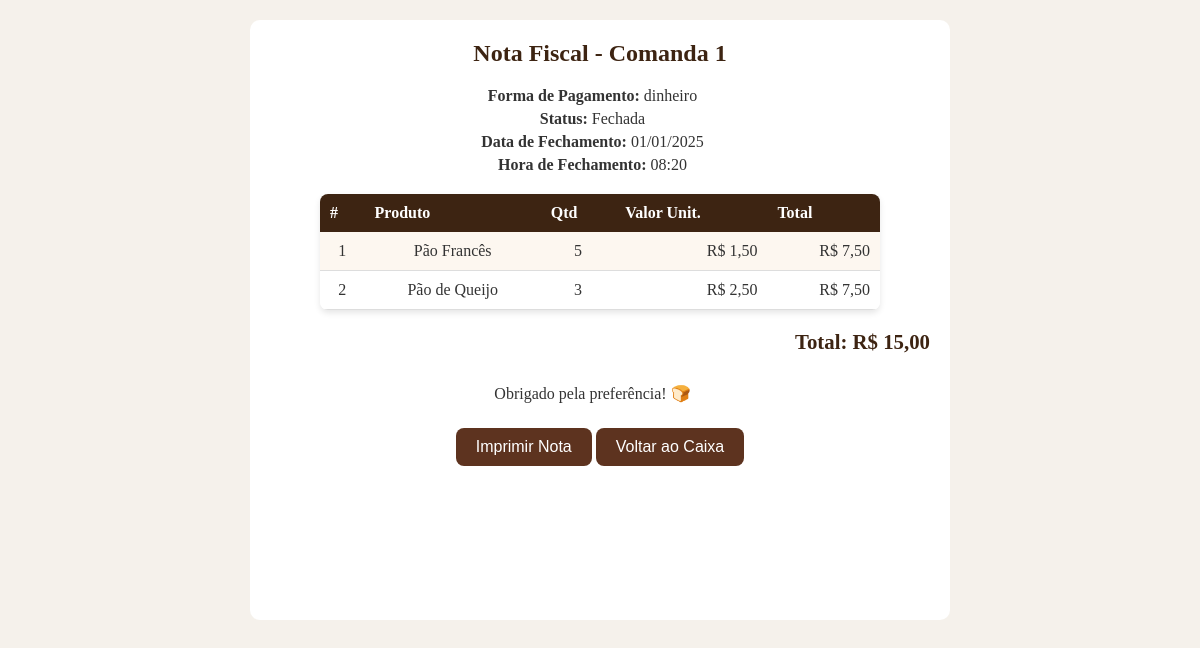
The page /php/nota_fiscal.php?id=1 (signed in) on the database as committed earlier.
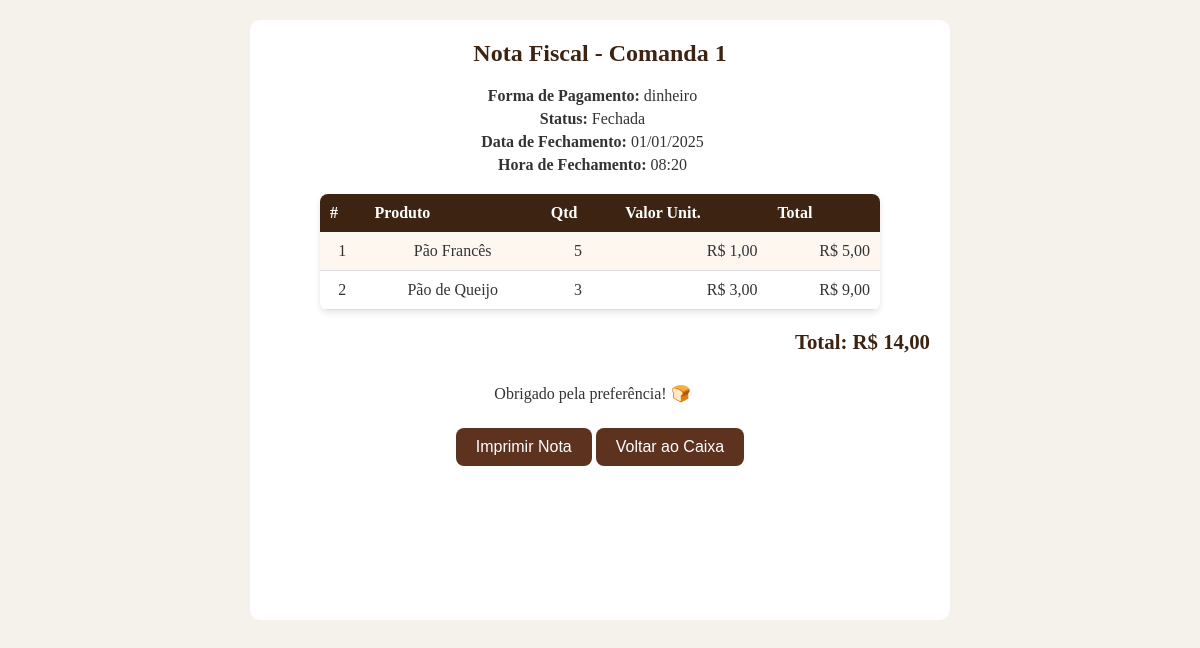
The same page on the database as committed later.
### tables this page shows
CREATE TABLE `comanda` (
  `id_comanda` int(11) NOT NULL,
  `id_funcionario` int(11) NOT NULL,
  `data_abertura` date DEFAULT NULL,
  `hora_abertura` time DEFAULT NULL,
  `data_fechamento` date DEFAULT NULL,
  `hora_fechamento` time DEFAULT NULL,
  `status` varchar(10) DEFAULT NULL,
  `forma_pagamento` varchar(50) DEFAULT NULL
);

CREATE TABLE `item_comanda` (
  `id_item_comanda` int(11) NOT NULL,
  `id_comanda` int(11) NOT NULL,
  `id_produto` int(11) NOT NULL,
  `quantidade` int(11) DEFAULT NULL,
  `observacao` varchar(100) DEFAULT NULL,
  `total` decimal(10,2) DEFAULT NULL
);

CREATE TABLE `produto` (
  `id_produto` int(11) NOT NULL,
  `id_fornecedor` int(11) NOT NULL,
  `nome_produto` varchar(80) DEFAULT NULL,
  `descricao` varchar(150) DEFAULT NULL,
  `preco` decimal(10,2) DEFAULT NULL,
  `unmedida` char(10) DEFAULT NULL,
  `validade` date DEFAULT NULL,
  `imagem_produto` longblob DEFAULT NULL,
  `quantidade_produto` varchar(255) DEFAULT NULL
);

### php/nota_fiscal.php (the view, shortened to what this page needs)
<?php
require_once "conexao.php";
$id_comanda = $_GET['id'] ?? null;
$stmt = $pdo->prepare("SELECT * FROM comanda WHERE id_comanda = :id");
$stmt->execute(['id' => $id_comanda]);
$comanda = $stmt->fetch(PDO::FETCH_ASSOC);
$stmtItens = $pdo->prepare("
    SELECT ic.id_item_comanda, ic.quantidade, ic.total, p.nome_produto, p.preco
    FROM item_comanda ic
    JOIN produto p ON ic.id_produto = p.id_produto
    WHERE ic.id_comanda = :id
");
$stmtItens->execute(['id' => $id_comanda]);
$itens = $stmtItens->fetchAll(PDO::FETCH_ASSOC);
$subtotal = 0;
foreach ($itens as $item) {
    $subtotal += $item['quantidade'] * $item['preco'];
}
?>
<!DOCTYPE html>
<html lang="pt-br">
<head>
</head>
<body>
<div class="box_nf">
<h2>Nota Fiscal - Comanda <?= htmlspecialchars($id_comanda) ?></h2>
<p><strong>Forma de Pagamento:</strong> <?= htmlspecialchars($comanda['forma_pagamento']) ?></p>
<p><strong>Status:</strong> <?= htmlspecialchars($comanda['status']) ?></p>
<p><strong>Data de Fechamento:</strong>
   <?= $comanda['data_fechamento']
        ? date('d/m/Y', strtotime($comanda['data_fechamento']))
        : '---' ?>
</p>
<p><strong>Hora de Fechamento:</strong>
   <?= $comanda['hora_fechamento']
        ? date('H:i', strtotime($comanda['hora_fechamento']))
        : '---' ?>
</p>
<table>
    <thead>
        <tr>
            <th>#</th>
            <th>Produto</th>
            <th>Qtd</th>
            <th>Valor Unit.</th>
            <th>Total</th>
        </tr>
    </thead>
    <tbody>
        <?php foreach ($itens as $index => $item): ?>
        <tr>
            <td><?= $index + 1 ?></td>
            <td><?= htmlspecialchars($item['nome_produto']) ?></td>
            <td><?= $item['quantidade'] ?></td>
            <td class="right">R$ <?= number_format($item['preco'], 2, ',', '.') ?></td>
            <td class="right">R$ <?= number_format($item['quantidade'] * $item['preco'], 2, ',', '.') ?></td>
        </tr>
        <?php endforeach; ?>
    </tbody>
</table>
<p class="total">Total: R$ <?= number_format($subtotal, 2, ',', '.') ?></p>
<div class="footer">
    <p>Obrigado pela preferência! 🍞</p>
    <button onclick="window.print()">Imprimir Nota</button>
    <button onclick="window.close()">Voltar ao Caixa</button>
</div>
</body>
</html>

### php/nota_fiscal.php (style rules this page uses)
body { font-family: 'Times New Roman'; margin: 20px; background-color: #f5f1eb; margin: 0; padding: 0; height: 100%; width: 100%; font-family: 'Times New Roman'; background-image: url('../img/fundo_padaria.png'); background-size: cover; background-repeat: no-repeat; background-position: center; display: flex; flex-direction: column; align-items: center; min-height: 100vh; overflow-x: hidden; color: #333; }
.box_nf { background-color: white; margin: 20px 10px; width: 700px; height: 600px; border-radius: 10px; text-align: center; float: center; }
h2 { text-align: center; color: #3D2412; margin-bottom: 20px; }
p { font-size: 16px; margin: 5px; margin-right:20px; }
table { width: 80%; text-align: center; border-collapse: collapse; margin: 20px auto; box-shadow: 0 3px 6px rgba(0,0,0,0.1); border-radius: 8px; overflow: hidden; }
th { background-color: #3D2412; color: #fff; padding: 10px; text-align: left; }
td { background-color: #fff; padding: 10px; border-bottom: 1px solid #ddd; }
td.right { text-align: right; }
tbody tr:nth-child(odd) td { background-color: #fdf7f0; }
.total { font-weight: bold; font-size: 1.3em; text-align: right; margin-top: 15px; color: #3D2412; }
.footer { text-align: center; margin-top: 30px; }
button { margin-top: 20px; padding: 10px 20px; font-size: 16px; cursor: pointer; border: none; border-radius: 8px; background-color: #5d331f; color: #fff; transition: 0.3s; }

Rows that differ between the two databases and show on the page:
changed through a linked row, item_comanda "Pão Francês": id_produto.preco "1,50" → "1,00"; $item['quantidade']*$item['preco'] "7,50" → "5,00"
changed through a linked row, item_comanda "Pão de Queijo": id_produto.preco "2,50" → "3,00"; $item['quantidade']*$item['preco'] "7,50" → "9,00"
Other text that changed with them:
$subtotal: "15,00" → "14,00"
